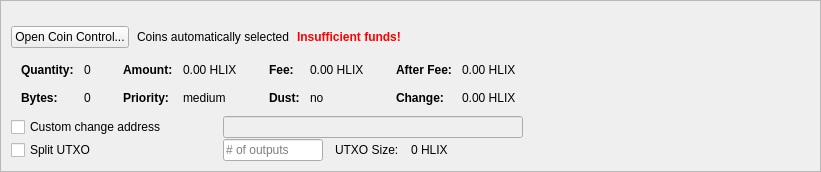
         <widget class="QFrame" name="frameCoinControl">
          <property name="sizePolicy">
           <sizepolicy hsizetype="Expanding" vsizetype="Expanding">
            <horstretch>0</horstretch>
            <verstretch>0</verstretch>
           </sizepolicy>
          </property>
          <property name="maximumSize">
           <size>
            <width>16777215</width>
            <height>16777215</height>
           </size>
          </property>
          <property name="frameShape">
           <enum>QFrame::StyledPanel</enum>
          </property>
          <property name="frameShadow">
           <enum>QFrame::Sunken</enum>
          </property>
          <layout class="QVBoxLayout" name="verticalLayoutCoinControl2">
           <property name="spacing">
            <number>0</number>
           </property>
           <property name="leftMargin">
            <number>0</number>
           </property>
           <property name="topMargin">
            <number>0</number>
           </property>
           <property name="rightMargin">
            <number>0</number>
           </property>
           <property name="bottomMargin">
            <number>0</number>
           </property>
           <item>
            <widget class="QFrame" name="frameCoinControl_BG">
             <layout class="QVBoxLayout" name="verticalLayoutCoinControl" stretch="0,0,0,0,0,0">
              <property name="spacing">
               <number>1</number>
              </property>
              <property name="leftMargin">
               <number>10</number>
              </property>
              <property name="topMargin">
               <number>10</number>
              </property>
              <item>
               <layout class="QHBoxLayout" name="horizontalLayoutCoinControl1">
                <property name="bottomMargin">
                 <number>15</number>
                </property>
                <item>
                 <layout class="QVBoxLayout" name="verticalLayout_3">
                  <property name="spacing">
                   <number>6</number>
                  </property>
                 </layout>
                </item>
               </layout>
              </item>
              <item>
               <layout class="QHBoxLayout" name="horizontalLayoutCoinControl2" stretch="0,0,0,0">
                <property name="spacing">
                 <number>8</number>
                </property>
                <property name="bottomMargin">
                 <number>10</number>
                </property>
                <item>
                 <widget class="QPushButton" name="pushButtonCoinControl">
                  <property name="sizePolicy">
                   <sizepolicy hsizetype="Minimum" vsizetype="Fixed">
                    <horstretch>0</horstretch>
                    <verstretch>0</verstretch>
                   </sizepolicy>
                  </property>
                  <property name="styleSheet">
                   <string notr="true"/>
                  </property>
                  <property name="text">
                   <string>Open Coin Control...</string>
                  </property>
                  <property name="autoDefault">
                   <bool>false</bool>
                  </property>
                 </widget>
                </item>
                <item>
                 <widget class="QLabel" name="labelCoinControlAutomaticallySelected">
                  <property name="text">
                   <string>Coins automatically selected</string>
                  </property>
                  <property name="margin">
                   <number>5</number>
                  </property>
                 </widget>
                </item>
                <item>
                 <widget class="QLabel" name="labelCoinControlInsuffFunds">
                  <property name="font">
                   <font>
                    <weight>75</weight>
                    <bold>true</bold>
                   </font>
                  </property>
                  <property name="styleSheet">
                   <string notr="true">color:red;font-weight:bold;</string>
                  </property>
                  <property name="text">
                   <string>Insufficient funds!</string>
                  </property>
                  <property name="margin">
                   <number>5</number>
                  </property>
                 </widget>
                </item>
                <item>
                 <spacer name="horizontalSpacerCoinControl">
                  <property name="orientation">
                   <enum>Qt::Horizontal</enum>
                  </property>
                  <property name="sizeHint" stdset="0">
                   <size>
                    <width>40</width>
                    <height>1</height>
                   </size>
                  </property>
                 </spacer>
                </item>
               </layout>
              </item>
              <item>
               <widget class="QWidget" name="widgetCoinControl" native="true">
                <property name="sizePolicy">
                 <sizepolicy hsizetype="Preferred" vsizetype="Preferred">
                  <horstretch>0</horstretch>
                  <verstretch>0</verstretch>
                 </sizepolicy>
                </property>
                <property name="minimumSize">
                 <size>
                  <width>0</width>
                  <height>0</height>
                 </size>
                </property>
                <property name="styleSheet">
                 <string notr="true"/>
                </property>
                <layout class="QHBoxLayout" name="horizontalLayoutCoinControl5">
                 <property name="leftMargin">
                  <number>0</number>
                 </property>
                 <property name="topMargin">
                  <number>0</number>
                 </property>
                 <property name="rightMargin">
                  <number>0</number>
                 </property>
                 <property name="bottomMargin">
                  <number>0</number>
                 </property>
                 <item>
                  <layout class="QHBoxLayout" name="horizontalLayoutCoinControl3" stretch="0,0,0,1">
                   <property name="spacing">
                    <number>20</number>
                   </property>
                   <property name="topMargin">
                    <number>0</number>
                   </property>
                   <property name="bottomMargin">
                    <number>10</number>
                   </property>
                   <item>
                    <layout class="QFormLayout" name="formLayoutCoinControl1">
                     <property name="horizontalSpacing">
                      <number>10</number>
                     </property>
                     <property name="verticalSpacing">
                      <number>14</number>
                     </property>
                     <property name="leftMargin">
                      <number>10</number>
                     </property>
                     <property name="topMargin">
                      <number>4</number>
                     </property>
                     <property name="rightMargin">
                      <number>6</number>
                     </property>
                     <item row="0" column="0">
                      <widget class="QLabel" name="labelCoinControlQuantityText">
                       <property name="font">
                        <font>
                         <weight>75</weight>
                         <bold>true</bold>
                        </font>
                       </property>
                       <property name="text">
                        <string>Quantity:</string>
                       </property>
                       <property name="margin">
                        <number>0</number>
                       </property>
                      </widget>
                     </item>
                     <item row="0" column="1">
                      <widget class="QLabel" name="labelCoinControlQuantity">
                       <property name="cursor">
                        <cursorShape>IBeamCursor</cursorShape>
                       </property>
                       <property name="contextMenuPolicy">
                        <enum>Qt::ActionsContextMenu</enum>
                       </property>
                       <property name="text">
                        <string notr="true">0</string>
                       </property>
                       <property name="margin">
                        <number>0</number>
                       </property>
                       <property name="textInteractionFlags">
                        <set>Qt::LinksAccessibleByMouse|Qt::TextSelectableByKeyboard|Qt::TextSelectableByMouse</set>
                       </property>
                      </widget>
                     </item>
                     <item row="1" column="0">
                      <widget class="QLabel" name="labelCoinControlBytesText">
                       <property name="font">
                        <font>
                         <weight>75</weight>
                         <bold>true</bold>
                        </font>
                       </property>
                       <property name="text">
                        <string>Bytes:</string>
                       </property>
                      </widget>
                     </item>
                     <item row="1" column="1">
                      <widget class="QLabel" name="labelCoinControlBytes">
                       <property name="cursor">
                        <cursorShape>IBeamCursor</cursorShape>
                       </property>
                       <property name="contextMenuPolicy">
                        <enum>Qt::ActionsContextMenu</enum>
                       </property>
                       <property name="text">
                        <string notr="true">0</string>
                       </property>
                       <property name="textInteractionFlags">
                        <set>Qt::LinksAccessibleByMouse|Qt::TextSelectableByKeyboard|Qt::TextSelectableByMouse</set>
                       </property>
                      </widget>
                     </item>
                    </layout>
                   </item>
                   <item>
                    <layout class="QFormLayout" name="formLayoutCoinControl2">
                     <property name="horizontalSpacing">
                      <number>10</number>
                     </property>
                     <property name="verticalSpacing">
                      <number>14</number>
                     </property>
                     <property name="leftMargin">
                      <number>6</number>
                     </property>
                     <property name="topMargin">
                      <number>4</number>
                     </property>
                     <property name="rightMargin">
                      <number>6</number>
                     </property>
                     <item row="0" column="0">
                      <widget class="QLabel" name="labelCoinControlAmountText">
                       <property name="font">
                        <font>
                         <weight>75</weight>
                         <bold>true</bold>
                        </font>
                       </property>
                       <property name="text">
                        <string>Amount:</string>
                       </property>
                       <property name="margin">
                        <number>0</number>
                       </property>
                      </widget>
                     </item>
                     <item row="0" column="1">
                      <widget class="QLabel" name="labelCoinControlAmount">
                       <property name="cursor">
                        <cursorShape>IBeamCursor</cursorShape>
                       </property>
                       <property name="contextMenuPolicy">
                        <enum>Qt::ActionsContextMenu</enum>
                       </property>
                       <property name="text">
                        <string notr="true">0.00 HLIX</string>
                       </property>
                       <property name="textInteractionFlags">
                        <set>Qt::LinksAccessibleByMouse|Qt::TextSelectableByKeyboard|Qt::TextSelectableByMouse</set>
                       </property>
                      </widget>
                     </item>
                     <item row="1" column="0">
                      <widget class="QLabel" name="labelCoinControlPriorityText">
                       <property name="font">
                        <font>
                         <weight>75</weight>
                         <bold>true</bold>
                        </font>
                       </property>
                       <property name="text">
                        <string>Priority:</string>
                       </property>
                      </widget>
                     </item>
                     <item row="1" column="1">
                      <widget class="QLabel" name="labelCoinControlPriority">
                       <property name="cursor">
                        <cursorShape>IBeamCursor</cursorShape>
                       </property>
                       <property name="contextMenuPolicy">
                        <enum>Qt::ActionsContextMenu</enum>
                       </property>
                       <property name="text">
                        <string>medium</string>
                       </property>
                       <property name="textInteractionFlags">
                        <set>Qt::LinksAccessibleByMouse|Qt::TextSelectableByKeyboard|Qt::TextSelectableByMouse</set>
                       </property>
                      </widget>
                     </item>
                    </layout>
                   </item>
                   <item>
                    <layout class="QFormLayout" name="formLayoutCoinControl3">
                     <property name="horizontalSpacing">
                      <number>10</number>
                     </property>
                     <property name="verticalSpacing">
                      <number>14</number>
                     </property>
                     <property name="leftMargin">
                      <number>6</number>
                     </property>
                     <property name="topMargin">
                      <number>4</number>
                     </property>
                     <property name="rightMargin">
                      <number>6</number>
                     </property>
                     <item row="0" column="0">
                      <widget class="QLabel" name="labelCoinControlFeeText">
                       <property name="font">
                        <font>
                         <weight>75</weight>
                         <bold>true</bold>
                        </font>
                       </property>
                       <property name="text">
                        <string>Fee:</string>
                       </property>
                       <property name="margin">
                        <number>0</number>
                       </property>
                      </widget>
                     </item>
                     <item row="0" column="1">
                      <widget class="QLabel" name="labelCoinControlFee">
                       <property name="cursor">
                        <cursorShape>IBeamCursor</cursorShape>
                       </property>
                       <property name="contextMenuPolicy">
                        <enum>Qt::ActionsContextMenu</enum>
                       </property>
                       <property name="text">
                        <string notr="true">0.00 HLIX</string>
                       </property>
                       <property name="textInteractionFlags">
                        <set>Qt::LinksAccessibleByMouse|Qt::TextSelectableByKeyboard|Qt::TextSelectableByMouse</set>
                       </property>
                      </widget>
                     </item>
                     <item row="1" column="0">
                      <widget class="QLabel" name="labelCoinControlLowOutputText">
                       <property name="font">
                        <font>
                         <weight>75</weight>
                         <bold>true</bold>
                        </font>
                       </property>
                       <property name="text">
                        <string>Dust:</string>
                       </property>
                      </widget>
                     </item>
                     <item row="1" column="1">
                      <widget class="QLabel" name="labelCoinControlLowOutput">
                       <property name="cursor">
                        <cursorShape>IBeamCursor</cursorShape>
                       </property>
                       <property name="contextMenuPolicy">
                        <enum>Qt::ActionsContextMenu</enum>
                       </property>
                       <property name="text">
                        <string>no</string>
                       </property>
                       <property name="textInteractionFlags">
                        <set>Qt::LinksAccessibleByMouse|Qt::TextSelectableByKeyboard|Qt::TextSelectableByMouse</set>
                       </property>
                      </widget>
                     </item>
                    </layout>
                   </item>
                   <item>
                    <layout class="QFormLayout" name="formLayoutCoinControl4">
                     <property name="horizontalSpacing">
                      <number>10</number>
                     </property>
                     <property name="verticalSpacing">
                      <number>14</number>
                     </property>
                     <property name="leftMargin">
                      <number>6</number>
                     </property>
                     <property name="topMargin">
                      <number>4</number>
                     </property>
                     <property name="rightMargin">
                      <number>6</number>
                     </property>
                     <item row="0" column="0">
                      <widget class="QLabel" name="labelCoinControlAfterFeeText">
                       <property name="font">
                        <font>
                         <weight>75</weight>
                         <bold>true</bold>
                        </font>
                       </property>
                       <property name="text">
                        <string>After Fee:</string>
                       </property>
                       <property name="margin">
                        <number>0</number>
                       </property>
                      </widget>
                     </item>
                     <item row="0" column="1">
                      <widget class="QLabel" name="labelCoinControlAfterFee">
                       <property name="cursor">
                        <cursorShape>IBeamCursor</cursorShape>
                       </property>
                       <property name="contextMenuPolicy">
                        <enum>Qt::ActionsContextMenu</enum>
                       </property>
                       <property name="text">
                        <string notr="true">0.00 HLIX</string>
                       </property>
                       <property name="textInteractionFlags">
                        <set>Qt::LinksAccessibleByMouse|Qt::TextSelectableByKeyboard|Qt::TextSelectableByMouse</set>
                       </property>
                      </widget>
                     </item>
                     <item row="1" column="0">
                      <widget class="QLabel" name="labelCoinControlChangeText">
                       <property name="font">
                        <font>
                         <weight>75</weight>
                         <bold>true</bold>
                        </font>
                       </property>
                       <property name="text">
                        <string>Change:</string>
                       </property>
                      </widget>
                     </item>
                     <item row="1" column="1">
                      <widget class="QLabel" name="labelCoinControlChange">
                       <property name="cursor">
                        <cursorShape>IBeamCursor</cursorShape>
                       </property>
                       <property name="contextMenuPolicy">
                        <enum>Qt::ActionsContextMenu</enum>
                       </property>
                       <property name="text">
                        <string notr="true">0.00 HLIX</string>
                       </property>
                       <property name="textInteractionFlags">
                        <set>Qt::LinksAccessibleByMouse|Qt::TextSelectableByKeyboard|Qt::TextSelectableByMouse</set>
                       </property>
                      </widget>
                     </item>
                    </layout>
                   </item>
                  </layout>
                 </item>
                </layout>
               </widget>
              </item>
              <item>
               <layout class="QHBoxLayout" name="horizontalLayoutCoinControl4">
                <property name="spacing">
                 <number>12</number>
                </property>
                <property name="sizeConstraint">
                 <enum>QLayout::SetDefaultConstraint</enum>
                </property>
                <property name="topMargin">
                 <number>0</number>
                </property>
                <property name="rightMargin">
                 <number>0</number>
                </property>
                <item>
                 <widget class="QCheckBox" name="checkBoxCoinControlChange">
                  <property name="sizePolicy">
                   <sizepolicy hsizetype="Preferred" vsizetype="Preferred">
                    <horstretch>0</horstretch>
                    <verstretch>0</verstretch>
                   </sizepolicy>
                  </property>
                  <property name="minimumSize">
                   <size>
                    <width>200</width>
                    <height>0</height>
                   </size>
                  </property>
                  <property name="maximumSize">
                   <size>
                    <width>200</width>
                    <height>16777215</height>
                   </size>
                  </property>
                  <property name="toolTip">
                   <string>If this is activated, but the change address is empty or invalid, change will be sent to a newly generated address.</string>
                  </property>
                  <property name="text">
                   <string>Custom change address</string>
                  </property>
                 </widget>
                </item>
                <item>
                 <widget class="QValidatedLineEdit" name="lineEditCoinControlChange">
                  <property name="enabled">
                   <bool>false</bool>
                  </property>
                  <property name="sizePolicy">
                   <sizepolicy hsizetype="Preferred" vsizetype="Preferred">
                    <horstretch>0</horstretch>
                    <verstretch>0</verstretch>
                   </sizepolicy>
                  </property>
                  <property name="minimumSize">
                   <size>
                    <width>300</width>
                    <height>0</height>
                   </size>
                  </property>
                 </widget>
                </item>
                <item>
                 <widget class="QLabel" name="labelCoinControlChangeLabel">
                  <property name="sizePolicy">
                   <sizepolicy hsizetype="Preferred" vsizetype="Preferred">
                    <horstretch>0</horstretch>
                    <verstretch>0</verstretch>
                   </sizepolicy>
                  </property>
                  <property name="minimumSize">
                   <size>
                    <width>100</width>
                    <height>0</height>
                   </size>
                  </property>
                  <property name="text">
                   <string/>
                  </property>
                  <property name="margin">
                   <number>3</number>
                  </property>
                 </widget>
                </item>
               </layout>
              </item>
              <item>
               <layout class="QHBoxLayout" name="horizontalLayoutCoinControl6">
                <property name="spacing">
                 <number>12</number>
                </property>
                <property name="rightMargin">
                 <number>0</number>
                </property>
                <item>
                 <widget class="QCheckBox" name="splitBlockCheckBox">
                  <property name="sizePolicy">
                   <sizepolicy hsizetype="Preferred" vsizetype="Preferred">
                    <horstretch>0</horstretch>
                    <verstretch>0</verstretch>
                   </sizepolicy>
                  </property>
                  <property name="minimumSize">
                   <size>
                    <width>200</width>
                    <height>0</height>
                   </size>
                  </property>
                  <property name="maximumSize">
                   <size>
                    <width>200</width>
                    <height>16777215</height>
                   </size>
                  </property>
                  <property name="text">
                   <string>Split UTXO</string>
                  </property>
                 </widget>
                </item>
                <item>
                 <widget class="QLineEdit" name="splitBlockLineEdit">
                  <property name="sizePolicy">
                   <sizepolicy hsizetype="Preferred" vsizetype="Preferred">
                    <horstretch>50</horstretch>
                    <verstretch>0</verstretch>
                   </sizepolicy>
                  </property>
                  <property name="minimumSize">
                   <size>
                    <width>100</width>
                    <height>0</height>
                   </size>
                  </property>
                  <property name="maximumSize">
                   <size>
                    <width>100</width>
                    <height>16777215</height>
                   </size>
                  </property>
                  <property name="placeholderText">
                   <string># of outputs</string>
                  </property>
                 </widget>
                </item>
                <item>
                 <widget class="QLabel" name="labelBlockSizeText">
                  <property name="text">
                   <string>UTXO Size:</string>
                  </property>
                 </widget>
                </item>
                <item>
                 <widget class="QLabel" name="labelBlockSize">
                  <property name="text">
                   <string>0 HLIX</string>
                  </property>
                 </widget>
                </item>
                <item>
                 <spacer name="horizontalSpacer_7">
                  <property name="orientation">
                   <enum>Qt::Horizontal</enum>
                  </property>
                  <property name="sizeHint" stdset="0">
                   <size>
                    <width>40</width>
                    <height>20</height>
                   </size>
                  </property>
                 </spacer>
                </item>
               </layout>
              </item>
              <item>
               <spacer name="verticalSpacerCoinControl">
                <property name="orientation">
                 <enum>Qt::Vertical</enum>
                </property>
                <property name="sizeHint" stdset="0">
                 <size>
                  <width>800</width>
                  <height>1</height>
                 </size>
                </property>
               </spacer>
              </item>
             </layout>
            </widget>
           </item>
          </layout>
         </widget>
